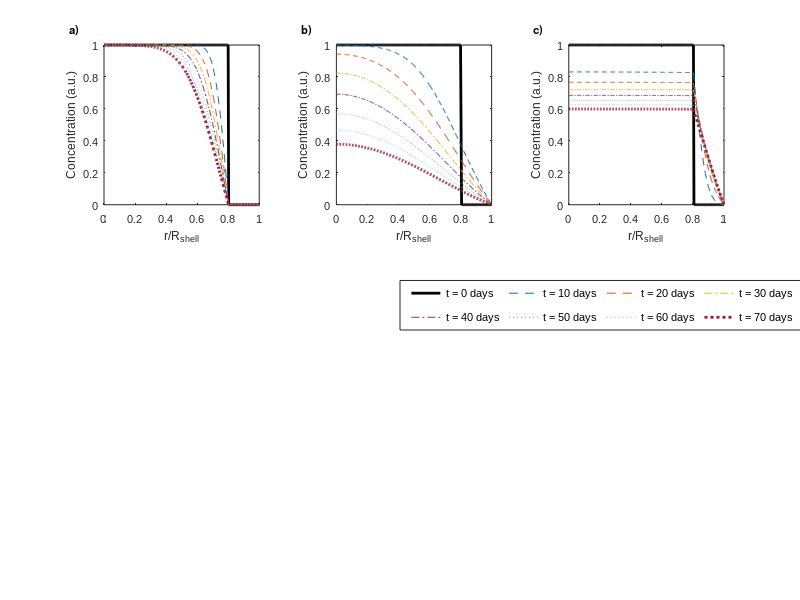

MATLAB code for this plot: (Note: this script raises an error after producing the figure.)
clear variables
clc

%% Core-limited diffusion
load("core_limited_diffusion.mat")

figure(56) %Figure S6
figname = 'figureS6';

%plot 7 different time steps after t = 0
subplot(2,3,1)
plot(r,c(:,1),'k-','LineWidth',2)
hold on
set(gca,'ColorOrderIndex',1)
plot(r,c(:,11),'--',r,c(:,21),'--',r,c(:,31),'-.',r,c(:,41),'-.',r,c(:,51),':',r,c(:,61),':',r,c(:,71),':','LineWidth',2)
xlabel("r/R_{shell}")
ylabel("Concentration (a.u.)")
axis([0 1 0 1])

%% Balanced diffusion
load("balanced_diffusion.mat")

%plot 7 different time steps after t = 0
subplot(2,3,2)
plot(r,c(:,1),'k-','LineWidth',2)
hold on
set(gca,'ColorOrderIndex',1)
plot(r,c(:,11),'--',r,c(:,21),'--',r,c(:,31),'-.',r,c(:,41),'-.',r,c(:,51),':',r,c(:,61),':',r,c(:,71),':','LineWidth',2)
xlabel("r/R_{shell}")
ylabel("Concentration (a.u.)")
axis([0 1 0 1])

%% Shell-limited diffusion
load("shell_limited_diffusion.mat")

%plot 7 different time steps after t = 0
subplot(2,3,3)
plot(r,c(:,1),'k-','LineWidth',2)
hold on
set(gca,'ColorOrderIndex',1)
plot(r,c(:,11),'--',r,c(:,21),'--',r,c(:,31),'-.',r,c(:,41),'-.',r,c(:,51),':',r,c(:,61),':',r,c(:,71),':','LineWidth',2)
box on
xlabel("r/R_{shell}")
ylabel("Concentration (a.u.)")
axis([0 1 0 1])

labelstring = {'a)', 'b)', 'c)'};
for v = 1:3
    subplot(2,3,v)
    hold on
   text(-0.225, 1.1, labelstring(v)', 'Units', 'normalized', 'FontWeight', 'bold','FontSize',8)
    set(gca,'FontName','Arial','FontSize',8)
end


%Overall legend

%legend('First-order Sobol index', 'Total Sobol index','FontName','Arial','FontSize',8)
legend("t = 0 days","t = 10 days", "t = 20 days", "t = 30 days", "t = 40 days","t = 50 days", "t = 60 days","t = 70 days",'location','southwest','FontName','Arial','FontSize',8)
h = legend('Location','southoutside', 'Orientation', 'horizontal','NumColumns', 4);
p = [0.5 0.45 0.03 0.03]; %Format: [left bottom width height] in normalized units
set(h,'Position', p,'Units', 'normalized');

widthInches = 6.5;
heightInches = 5;
run('../ScriptForExportingImages.m')